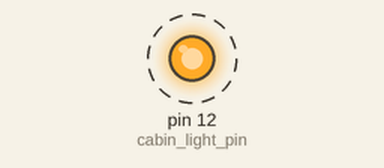
Simulated run of this sketch. Board: Arduino Uno, built with avr-gcc and run on an emulated ATmega328P. Shown: output pins drawn as LEDs (lit = HIGH). Dashed ring = blinking.

Above: at 0.5 s.
Timing chart, 0 to 3.0 s (numbered marks = the images above):
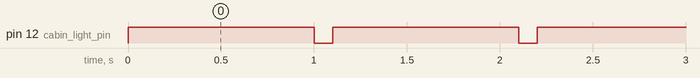

The sketch:

01_basic_led_light.ino
```cpp
#include "Arduino.h"


# define cabin_light_pin 12

void setup() {
  // put your setup code here, to run once:
  pinMode(cabin_light_pin, OUTPUT);
}

void loop() {
  // put your main code here, to run repeatedly:
  digitalWrite(cabin_light_pin, HIGH);
  delay(1000);
  digitalWrite(cabin_light_pin, LOW);
  delay(100);
}
```

Measured:
- by itself, pin 12 (cabin_light_pin): alternates HIGH for 1.0 s and LOW for 0.10 s
